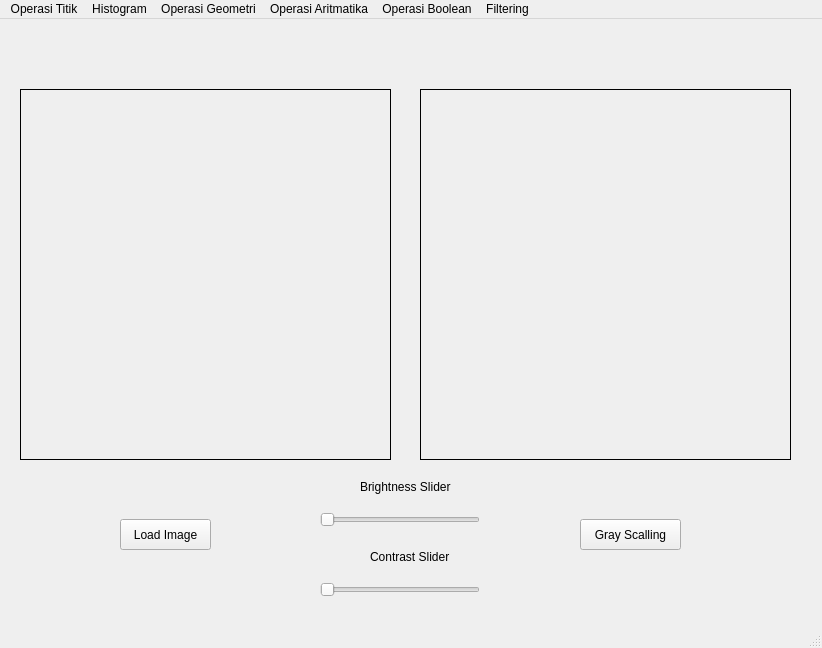
<?xml version="1.0" encoding="UTF-8"?>
<ui version="4.0">
 <class>MainWindow</class>
 <widget class="QMainWindow" name="MainWindow">
  <property name="geometry">
   <rect>
    <x>0</x>
    <y>0</y>
    <width>822</width>
    <height>648</height>
   </rect>
  </property>
  <property name="windowTitle">
   <string>MainWindow</string>
  </property>
  <widget class="QWidget" name="centralwidget">
   <widget class="QPushButton" name="btn_img">
    <property name="geometry">
     <rect>
      <x>120</x>
      <y>500</y>
      <width>91</width>
      <height>31</height>
     </rect>
    </property>
    <property name="text">
     <string>Load Image</string>
    </property>
   </widget>
   <widget class="QLabel" name="label">
    <property name="geometry">
     <rect>
      <x>20</x>
      <y>70</y>
      <width>371</width>
      <height>371</height>
     </rect>
    </property>
    <property name="frameShape">
     <enum>QFrame::Box</enum>
    </property>
    <property name="text">
     <string/>
    </property>
   </widget>
   <widget class="QLabel" name="citra_label">
    <property name="geometry">
     <rect>
      <x>420</x>
      <y>70</y>
      <width>371</width>
      <height>371</height>
     </rect>
    </property>
    <property name="frameShape">
     <enum>QFrame::Box</enum>
    </property>
    <property name="text">
     <string/>
    </property>
   </widget>
   <widget class="QPushButton" name="btn_gray">
    <property name="geometry">
     <rect>
      <x>580</x>
      <y>500</y>
      <width>101</width>
      <height>31</height>
     </rect>
    </property>
    <property name="text">
     <string>Gray Scalling</string>
    </property>
   </widget>
   <widget class="QSlider" name="brightnessSlider">
    <property name="geometry">
     <rect>
      <x>320</x>
      <y>490</y>
      <width>160</width>
      <height>22</height>
     </rect>
    </property>
    <property name="orientation">
     <enum>Qt::Horizontal</enum>
    </property>
   </widget>
   <widget class="QLabel" name="label_2">
    <property name="geometry">
     <rect>
      <x>360</x>
      <y>460</y>
      <width>101</width>
      <height>16</height>
     </rect>
    </property>
    <property name="font">
     <font>
      <weight>50</weight>
      <bold>false</bold>
     </font>
    </property>
    <property name="text">
     <string>Brightness Slider</string>
    </property>
   </widget>
   <widget class="QSlider" name="contrastSlider">
    <property name="geometry">
     <rect>
      <x>320</x>
      <y>560</y>
      <width>160</width>
      <height>22</height>
     </rect>
    </property>
    <property name="orientation">
     <enum>Qt::Horizontal</enum>
    </property>
   </widget>
   <widget class="QLabel" name="label_3">
    <property name="geometry">
     <rect>
      <x>370</x>
      <y>530</y>
      <width>81</width>
      <height>16</height>
     </rect>
    </property>
    <property name="text">
     <string>Contrast Slider</string>
    </property>
   </widget>
  </widget>
  <widget class="QMenuBar" name="menubar">
   <property name="geometry">
    <rect>
     <x>0</x>
     <y>0</y>
     <width>822</width>
     <height>21</height>
    </rect>
   </property>
   <widget class="QMenu" name="menuOperasi_Titik">
    <property name="title">
     <string>Operasi Titik</string>
    </property>
    <addaction name="actionOperasi_Pencerahan"/>
    <addaction name="actionSimple_Contrast"/>
    <addaction name="actionContrast_Streching"/>
    <addaction name="actionNegative_Image"/>
    <addaction name="actionBiner_Image"/>
   </widget>
   <widget class="QMenu" name="menuHistogram">
    <property name="title">
     <string>Histogram</string>
    </property>
    <addaction name="actionHistogram_Grayscale"/>
    <addaction name="actionHistogram_RGB"/>
    <addaction name="actionHistogram_Equalization"/>
   </widget>
   <widget class="QMenu" name="menuOperasi_Geometri">
    <property name="title">
     <string>Operasi Geometri</string>
    </property>
    <widget class="QMenu" name="menuRotasi">
     <property name="title">
      <string>Rotasi </string>
     </property>
     <addaction name="action90_Derajat"/>
     <addaction name="action180_Derajat"/>
     <addaction name="action45_Derajat"/>
     <addaction name="action_45_Derajat"/>
     <addaction name="action_90_Derajat"/>
    </widget>
    <widget class="QMenu" name="menuResize">
     <property name="title">
      <string>Resize</string>
     </property>
     <addaction name="actionZoom_in"/>
     <addaction name="actionZoom_in_3x"/>
     <addaction name="actionZoom_in_4x"/>
     <addaction name="actionZoom_out_1_2"/>
     <addaction name="actionZoom_out_1_4"/>
     <addaction name="actionZoom_out_3_4"/>
    </widget>
    <addaction name="actionTranslasi"/>
    <addaction name="menuRotasi"/>
    <addaction name="menuResize"/>
    <addaction name="actionCrop"/>
   </widget>
   <widget class="QMenu" name="menuOperasi_Aritmatika">
    <property name="title">
     <string>Operasi Aritmatika</string>
    </property>
    <addaction name="actionTambah_dan_kurang"/>
    <addaction name="actionKali_dan_Bagi"/>
   </widget>
   <widget class="QMenu" name="menuOperasi_Boolean">
    <property name="title">
     <string>Operasi Boolean</string>
    </property>
    <addaction name="actionOperasi_AND"/>
    <addaction name="actionOperasi_OR"/>
    <addaction name="actionOperasi_XOR"/>
   </widget>
   <widget class="QMenu" name="menuFiltering">
    <property name="title">
     <string>Filtering</string>
    </property>
    <addaction name="actionKonvulusi_2D"/>
    <addaction name="actionMean_Filter"/>
    <addaction name="actionGaussian_Filter"/>
    <addaction name="actionImage_Sharpening_Laplacian"/>
    <addaction name="actionMedian_Filter"/>
    <addaction name="actionMax_Filter"/>
    <addaction name="actionMin_Filter"/>
    <addaction name="actionImage_Sharpening"/>
   </widget>
   <addaction name="menuOperasi_Titik"/>
   <addaction name="menuHistogram"/>
   <addaction name="menuOperasi_Geometri"/>
   <addaction name="menuOperasi_Aritmatika"/>
   <addaction name="menuOperasi_Boolean"/>
   <addaction name="menuFiltering"/>
  </widget>
  <widget class="QStatusBar" name="statusbar"/>
  <action name="actionOperasi_Pencerahan">
   <property name="text">
    <string>Operasi Pencerahan</string>
   </property>
  </action>
  <action name="actionSimple_Contrast">
   <property name="text">
    <string>Simple_Contrast</string>
   </property>
  </action>
  <action name="actionContrast_Streching">
   <property name="text">
    <string>Contrast Streching</string>
   </property>
  </action>
  <action name="actionNegative_Image">
   <property name="text">
    <string>Negative Image</string>
   </property>
  </action>
  <action name="actionBiner_Image">
   <property name="text">
    <string>Biner Image</string>
   </property>
  </action>
  <action name="actionHistogram_Grayscale">
   <property name="text">
    <string>Histogram Grayscale</string>
   </property>
  </action>
  <action name="actionHistogram_RGB">
   <property name="text">
    <string>Histogram RGB</string>
   </property>
  </action>
  <action name="actionTranslasi">
   <property name="text">
    <string>Translasi</string>
   </property>
  </action>
  <action name="action90_Derajat">
   <property name="text">
    <string>90 Derajat</string>
   </property>
  </action>
  <action name="action180_Derajat">
   <property name="text">
    <string>180 Derajat</string>
   </property>
  </action>
  <action name="action45_Derajat">
   <property name="text">
    <string>45 Derajat</string>
   </property>
  </action>
  <action name="action_45_Derajat">
   <property name="text">
    <string>-45 Derajat</string>
   </property>
  </action>
  <action name="action_90_Derajat">
   <property name="text">
    <string>-90 Derajat</string>
   </property>
  </action>
  <action name="actionZoom_in">
   <property name="text">
    <string>Zoom in 2x</string>
   </property>
  </action>
  <action name="actionZoom_in_3x">
   <property name="text">
    <string>Zoom in 3x</string>
   </property>
  </action>
  <action name="actionZoom_in_4x">
   <property name="text">
    <string>Zoom in 4x</string>
   </property>
  </action>
  <action name="actionZoom_out_1_2">
   <property name="text">
    <string>Zoom out 1/2</string>
   </property>
  </action>
  <action name="actionZoom_out_1_4">
   <property name="text">
    <string>Zoom out 1/4</string>
   </property>
  </action>
  <action name="actionZoom_out_3_4">
   <property name="text">
    <string>Zoom out 3/4</string>
   </property>
  </action>
  <action name="actionCrop">
   <property name="text">
    <string>Crop</string>
   </property>
  </action>
  <action name="actionTambah_dan_kurang">
   <property name="text">
    <string>Tambah dan kurang</string>
   </property>
  </action>
  <action name="actionKali_dan_Bagi">
   <property name="text">
    <string>Kali dan Bagi</string>
   </property>
  </action>
  <action name="actionOperasi_AND">
   <property name="text">
    <string>Operasi AND</string>
   </property>
  </action>
  <action name="actionOperasi_OR">
   <property name="text">
    <string>Operasi OR</string>
   </property>
  </action>
  <action name="actionOperasi_XOR">
   <property name="text">
    <string>Operasi XOR</string>
   </property>
  </action>
  <action name="actionHistogram_Equalization">
   <property name="text">
    <string>Histogram Equalization</string>
   </property>
  </action>
  <action name="actionKonvulusi_2D">
   <property name="text">
    <string>Konvolusi 2D</string>
   </property>
  </action>
  <action name="actionMean_Filter">
   <property name="text">
    <string>Mean Filter</string>
   </property>
  </action>
  <action name="actionGaussian_Filter">
   <property name="text">
    <string>Gaussian Filter</string>
   </property>
  </action>
  <action name="actionImage_Sharpening_Laplacian">
   <property name="text">
    <string>Image Sharpening Laplacian</string>
   </property>
  </action>
  <action name="actionMedian_Filter">
   <property name="text">
    <string>Median Filter</string>
   </property>
  </action>
  <action name="actionMax_Filter">
   <property name="text">
    <string>Max Filter</string>
   </property>
  </action>
  <action name="actionMin_Filter">
   <property name="text">
    <string>Min Filter</string>
   </property>
  </action>
  <action name="actionImage_Sharpening">
   <property name="text">
    <string>Image Sharpening</string>
   </property>
  </action>
 </widget>
 <resources/>
 <connections/>
</ui>
